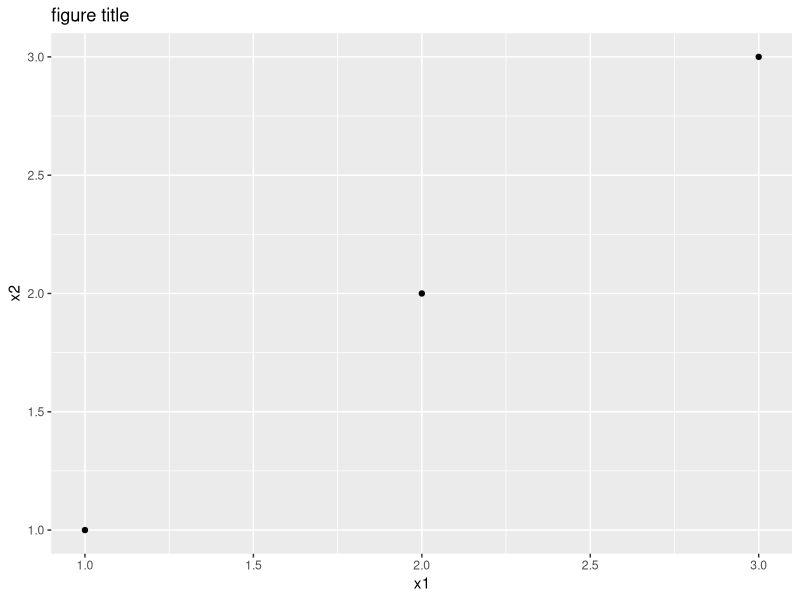
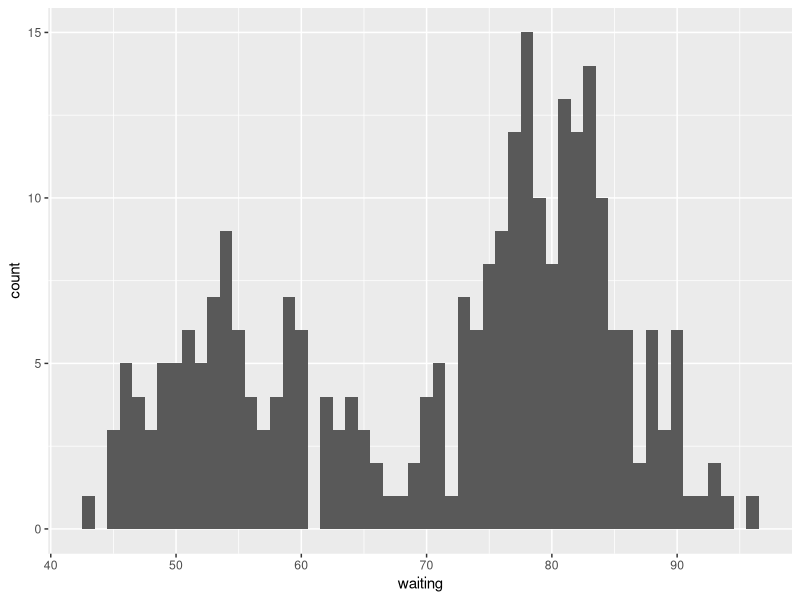

Write the R code that produced these figures, in order.
## ---- chunk 1
require(ggplot2)

x1 = c(1, 2, 3)
x2 = c(1, 2, 3)
DF = data.frame(x1=x1, x2=x2)

qplot(x=x1,
	  y=x2,
	  data=DF,
	  main='figure title', # Annotate graph
	  geom='point' # Annotate graph, holds geometry of graph, in this case points
	 )
## ---- chunk 2
data(faithful)
names(faithful)
print(head(faithful))

# plotting histogram
ggplot(faithful, aes(x = waiting)) +
  geom_histogram(binwidth = 1)
